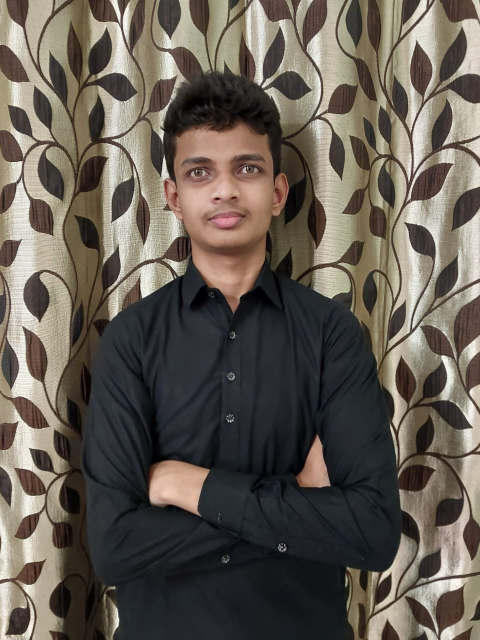
#> input picture image_resizer/me.jpeg, 960 x 1280 px (shown at 1/2 size)
$ python main.py
#> lines starting #> are read from the running program, lines starting #| are printed output that depends on the picture
import cv2


source = "me.jpeg"
destination = "newme.jpeg"
scale_percent = 200

image = cv2.imread(source, cv2.IMREAD_UNCHANGED)
#> image is the input picture: shape (1280, 960, 3); mean B, G, R 83.3, 91.9, 99.3
# cv2.imshow("title", image)

new_width = int(image.shape[1] * scale_percent / 100)
#> new_width = 1920
new_height = int(image.shape[0] * scale_percent / 100)
#> new_height = 2560

output = cv2.resize(image, (new_width, new_height))
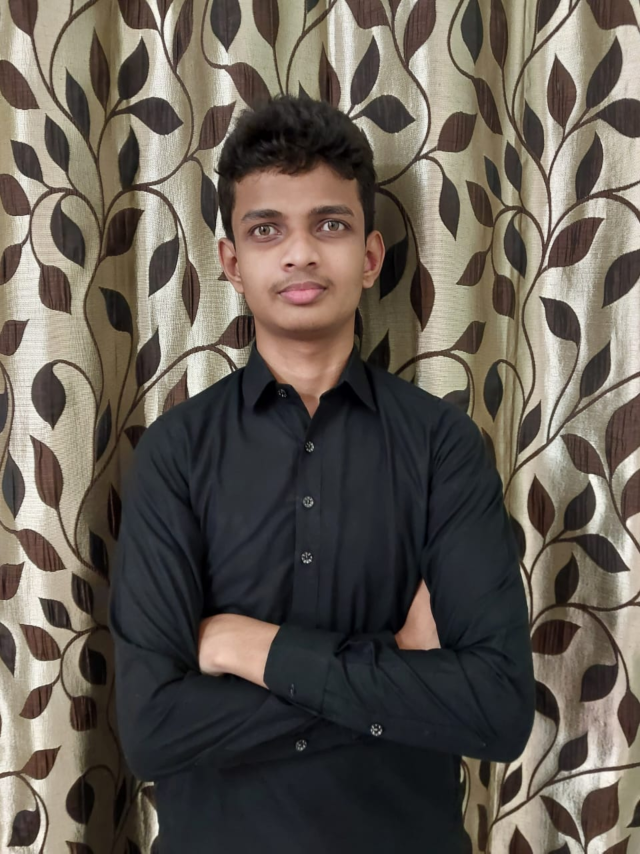
#> output: shape (2560, 1920, 3) (shown at 1/3 size); mean B, G, R 83.3, 91.9, 99.2

cv2.imwrite(destination, output)
# cv2.waitKey(0)
